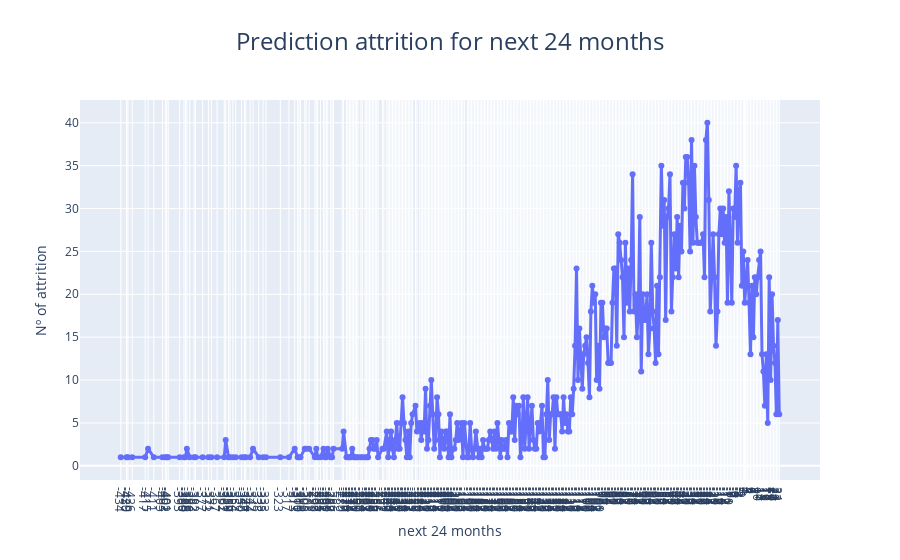

Notebook code for this chart:
### Code cell
# Obtener el conteo de valores para cada categoría en Prediction_nº_Months

df=make_query("SELECT months_left FROM replacement")
counts = df['months_left'].value_counts().sort_index()

# Filtrar los valores menores o iguales a 24
counts_filtered = counts.loc[counts.index <= 24]

# Crear la gráfica de series de tiempo
fig = px.line(x=counts_filtered.index, y=counts_filtered.values, title="Prediction attrition for next 24 months")

fig.update_traces(line_width=3, mode='lines+markers', hovertemplate='Month: %{x}<br>Nº of attrition: %{y}')  # Ajustar el grosor de la línea, agregar marcadores circulares y personalizar etiquetas

fig.update_layout(xaxis=dict(
    tickmode='array',
    tickvals=counts_filtered.index,
    ticktext=counts_filtered.index
), xaxis_title="next 24 months", yaxis_title="Nº of attrition", title_x=0.5, title_font={'size': 24})  # Centrar el título

# Mostrar la gráfica
fig.show()

### Figure 1 — Plotly figure (JSON) as saved in the notebook; plotly's stock layout.template omitted (floating-point values rounded to 4 significant figures; data arrays with more than 128 entries replaced by an {"elided": "..."} marker saying what was removed)
{"data": [{"hovertemplate": "Month: %{x}<br>Nº of attrition: %{y}", "legendgroup": "", "line": {"color": "#636efa", "dash": "solid", "width": 3}, "marker": {"symbol": "circle"}, "mode": "lines+markers", "name": "", "orientation": "v", "showlegend": false, "type": "scatter", "x": {"elided": "352 int values"}, "xaxis": "x", "y": {"elided": "352 int values"}, "yaxis": "y"}], "layout": {"legend": {"tracegroupgap": 0}, "title": {"font": {"size": 24}, "text": "Prediction attrition for next 24 months", "x": 0.5}, "xaxis": {"anchor": "y", "domain": [0, 1], "tickmode": "array", "ticktext": {"elided": "352 int values"}, "tickvals": {"elided": "352 int values"}, "title": {"text": "next 24 months"}}, "yaxis": {"anchor": "x", "domain": [0, 1], "title": {"text": "Nº of attrition"}}}}
